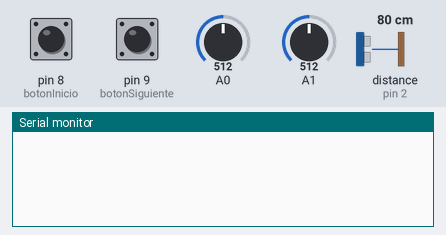
Simulated run of this sketch. Board: Arduino Uno, built with avr-gcc and run on an emulated ATmega328P. Shown: the last lines printed to the serial monitor. The test bench sets the inputs (shaded band); at power-on: pin 8 (botonInicio) LOW, distance to the obstacle (sensor on pin 2) 80 cm, pin 9 (botonSiguiente) LOW, A0 = 512, A1 = 512. The echo pulse lasts 58.3 µs per cm; random numbers use the default seed unless the sketch sets one.

Above: at 1.2 s.
1.3 s: pin 8 (botonInicio) pulled HIGH for 0.15 s
At 2.3 s:
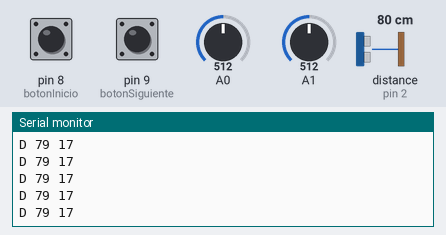
2.9 s: distance to the obstacle (sensor on pin 2) set to 18 cm
At 4.1 s:
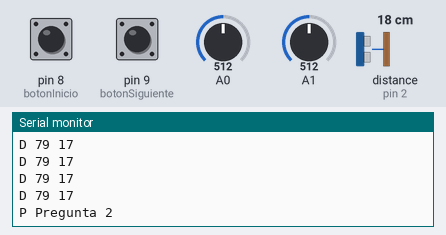

The sketch:

Juego.ino
```cpp
const String preguntas[] = {"Pregunta 1", "Pregunta 2", "Pregunta 3", "Pregunta 4"};
const bool respuestas[] = {true, false, true, false};

const byte trigPin = 3;
const byte echoPin = 2;
const byte botonInicio = 8;
const byte botonSiguiente = 9;
unsigned long tiempo = 0;

int puntaje[] = {0, 0};

//False jugador 1 True jugador 2
bool turno = false;
bool pregunta = false;
bool r = false;
int aleatorio = 0;
byte rando = 0;
bool estado = false;
byte turnos = 2;

void setup() {
  pinMode(trigPin, OUTPUT); // Sets the trigPin as an Output
  pinMode(echoPin, INPUT); // Sets the echoPin as an Input
  pinMode(A0, INPUT);
  pinMode(A1, INPUT);
  pinMode(botonInicio, INPUT);
  pinMode(botonSiguiente, INPUT);
  Serial.begin(9600); // Starts the serial communication
  aleatorio = random(10, 40);
}

void loop() {
  long t = millis();
  if (estado) {
    if (turnos > 0) {
      if (t - tiempo < 60000) {
        if (!pregunta) {
          int distanci = distancia();
          if (distanci == aleatorio)
            pregunta = true;
          else
            Serial.println(String("D " + String(distanci) + " " + String(aleatorio)));
        } else {
          if (!r) {
            rando = random(sizeof(preguntas) / sizeof(String));
            Serial.println(String("P " + preguntas[rando]));
            r = true;
          } else {
            bool bo = digitalRead(botonSiguiente);
            if (bo) {
              delay(100);
              rando = random(sizeof(preguntas) / sizeof(String));
              Serial.println(String("P " + preguntas[rando]));
            }
            int v = analogRead(A0);
            int f = analogRead(A1);
            if (v <= 20 && f >= 40) {
              respuestaa(true, (!turno) ? 1 : 2);
            } else if (f <= 20 && v >= 40) {
              respuestaa(false, (!turno) ? 1 : 2);
            }
          }
        }
      } else {
        turno = !turno;
        turnos--;
        if (turnos > 0) {
          Serial.println("T JUGADOR " +  String((!turno) ? 1 : 2));
          delay(10000);
          tiempo = millis();
          pregunta = false;
          r = false;
        }
      }
    } else {
      estado = false;
      if (puntaje[0] == puntaje[1])
        Serial.println("FIN EMPATE");
      else
        Serial.println("FIN GANADOR JUGADOR " + String((puntaje[0] > puntaje[1]) ? "1" : "2"));
    }
  } else {
    bool bo = digitalRead(botonInicio);
    if (bo) {
      delay(100);
      estado = true;
      turno = false;
      pregunta = false;
      r = false;
      turnos = 2;
      puntaje[0] = 0;
      puntaje[1] = 0;
      Serial.println("EMPIEZA EL JUEGO");
      tiempo = t;
    }
  }
}

int distancia() {
  int distance = 0;
  long duration;
  digitalWrite(trigPin, LOW);
  delay(10);
  // Sets the trigPin on HIGH state for 10 micro seconds
  digitalWrite(trigPin, HIGH);
  delayMicroseconds(1000);
  digitalWrite(trigPin, LOW);
  // Reads the echoPin, returns the sound wave travel time in microseconds
  duration = pulseIn(echoPin, HIGH);
  // Calculating the distance
  distance = duration * 0.034 / 2;
  return distance;
}

void respuestaa(bool respuesta, byte jugador) {
  if (respuesta == respuestas[rando]) {
    puntaje[jugador - 1] += 1;
    Serial.println("CORRECTO " + String(puntaje[jugador - 1]));
  } else {
    Serial.println("INCORRECTO");
  }
  pregunta = false;
  r = false;
  aleatorio = random(10, 40);
  delay(1000);
}
```

Measured:
- after the input at 1.3 s, the serial monitor: prints a new line after 0.10 s (image 1)
- after the input at 2.9 s, the serial monitor: prints a new line at once (image 2)
